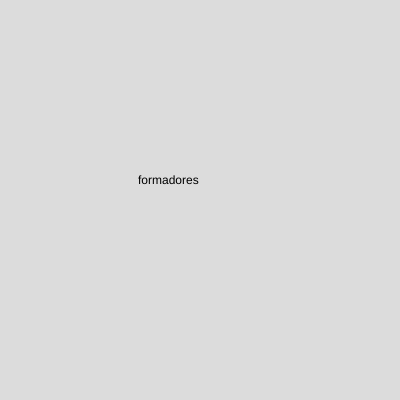
Frame 1 (no input)
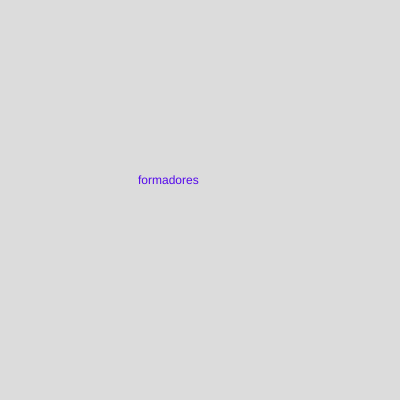
Frame 60 (no input)
Frame 120 (the mouse pressed at the canvas centre since frame 60): identical to frame 60, image omitted

The p5.js sketch that drew these frames (run headless with seeded random() and noise() and a simulated clock; from frame 60 on, the mouse is pressed at the canvas centre):

// p5.js sketch
// ── sketch.js
function setup() {
  createCanvas(400, 400);
}

function draw() {
  background(220);
  text("formadores",138, 184)
  fill(color (85, 10, 235) )
}
